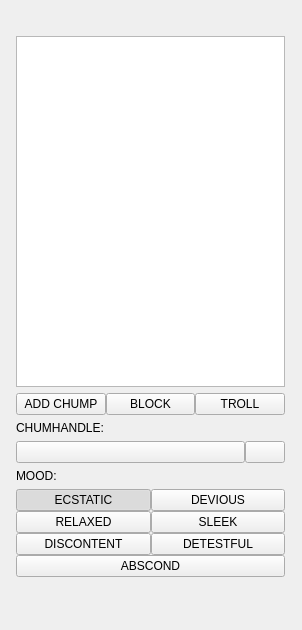
<?xml version="1.0" encoding="UTF-8"?>
<ui version="4.0">
 <class>MainWindow</class>
 <widget class="QMainWindow" name="MainWindow">
  <property name="geometry">
   <rect>
    <x>0</x>
    <y>0</y>
    <width>302</width>
    <height>630</height>
   </rect>
  </property>
  <property name="windowTitle">
   <string>MainWindow</string>
  </property>
  <property name="whatsThis">
   <string extracomment="mood"/>
  </property>
  <widget class="QWidget" name="centralwidget">
   <widget class="QWidget" name="verticalLayoutWidget">
    <property name="geometry">
     <rect>
      <x>0</x>
      <y>0</y>
      <width>301</width>
      <height>581</height>
     </rect>
    </property>
    <layout class="QVBoxLayout" name="verticalLayout">
     <property name="leftMargin">
      <number>16</number>
     </property>
     <property name="topMargin">
      <number>16</number>
     </property>
     <property name="rightMargin">
      <number>16</number>
     </property>
     <property name="bottomMargin">
      <number>4</number>
     </property>
     <item>
      <widget class="QLabel" name="appLabel">
       <property name="text">
        <string/>
       </property>
       <property name="alignment">
        <set>Qt::AlignCenter</set>
       </property>
      </widget>
     </item>
     <item>
      <widget class="QTreeView" name="chumsTree"/>
     </item>
     <item>
      <layout class="QHBoxLayout" name="friendButtons">
       <property name="spacing">
        <number>0</number>
       </property>
       <item>
        <widget class="QPushButton" name="addChumButton">
         <property name="text">
          <string>ADD CHUMP</string>
         </property>
        </widget>
       </item>
       <item>
        <widget class="QPushButton" name="blockButton">
         <property name="text">
          <string>BLOCK</string>
         </property>
        </widget>
       </item>
       <item>
        <widget class="QPushButton" name="pesterButton">
         <property name="text">
          <string>TROLL</string>
         </property>
        </widget>
       </item>
      </layout>
     </item>
     <item>
      <widget class="QLabel" name="handleLabel">
       <property name="text">
        <string>CHUMHANDLE:</string>
       </property>
      </widget>
     </item>
     <item>
      <layout class="QGridLayout" name="gridLayout_2">
       <property name="spacing">
        <number>0</number>
       </property>
       <item row="0" column="1">
        <widget class="QPushButton" name="colorButton">
         <property name="sizePolicy">
          <sizepolicy hsizetype="Maximum" vsizetype="Maximum">
           <horstretch>0</horstretch>
           <verstretch>0</verstretch>
          </sizepolicy>
         </property>
         <property name="text">
          <string/>
         </property>
         <property name="checkable">
          <bool>false</bool>
         </property>
        </widget>
       </item>
       <item row="0" column="0">
        <widget class="QPushButton" name="nameButton">
         <property name="sizePolicy">
          <sizepolicy hsizetype="Expanding" vsizetype="Maximum">
           <horstretch>3</horstretch>
           <verstretch>0</verstretch>
          </sizepolicy>
         </property>
         <property name="text">
          <string/>
         </property>
        </widget>
       </item>
      </layout>
     </item>
     <item>
      <widget class="QLabel" name="moodLabel">
       <property name="text">
        <string>MOOD:</string>
       </property>
      </widget>
     </item>
     <item>
      <layout class="QVBoxLayout" name="verticalLayout_2">
       <property name="spacing">
        <number>0</number>
       </property>
       <property name="bottomMargin">
        <number>0</number>
       </property>
       <item>
        <layout class="QGridLayout" name="gridLayout">
         <property name="spacing">
          <number>0</number>
         </property>
         <item row="0" column="0">
          <widget class="QPushButton" name="moodButton7">
           <property name="whatsThis">
            <string extracomment="mood"/>
           </property>
           <property name="text">
            <string>ECSTATIC</string>
           </property>
           <property name="checkable">
            <bool>true</bool>
           </property>
           <property name="checked">
            <bool>true</bool>
           </property>
          </widget>
         </item>
         <item row="2" column="0">
          <widget class="QPushButton" name="moodButton9">
           <property name="whatsThis">
            <string extracomment="mood"/>
           </property>
           <property name="text">
            <string>DISCONTENT</string>
           </property>
           <property name="checkable">
            <bool>true</bool>
           </property>
          </widget>
         </item>
         <item row="0" column="1">
          <widget class="QPushButton" name="moodButton10">
           <property name="whatsThis">
            <string extracomment="mood"/>
           </property>
           <property name="text">
            <string>DEVIOUS</string>
           </property>
           <property name="checkable">
            <bool>true</bool>
           </property>
          </widget>
         </item>
         <item row="2" column="1">
          <widget class="QPushButton" name="moodButton12">
           <property name="whatsThis">
            <string extracomment="mood"/>
           </property>
           <property name="text">
            <string>DETESTFUL</string>
           </property>
           <property name="checkable">
            <bool>true</bool>
           </property>
          </widget>
         </item>
         <item row="1" column="0">
          <widget class="QPushButton" name="moodButton8">
           <property name="whatsThis">
            <string extracomment="mood"/>
           </property>
           <property name="text">
            <string>RELAXED</string>
           </property>
           <property name="checkable">
            <bool>true</bool>
           </property>
           <property name="checked">
            <bool>false</bool>
           </property>
          </widget>
         </item>
         <item row="1" column="1">
          <widget class="QPushButton" name="moodButton11">
           <property name="whatsThis">
            <string extracomment="mood"/>
           </property>
           <property name="text">
            <string>SLEEK</string>
           </property>
           <property name="checkable">
            <bool>true</bool>
           </property>
          </widget>
         </item>
        </layout>
       </item>
       <item>
        <widget class="QPushButton" name="moodButton2">
         <property name="whatsThis">
          <string extracomment="mood"/>
         </property>
         <property name="accessibleName">
          <string/>
         </property>
         <property name="text">
          <string>ABSCOND</string>
         </property>
         <property name="checkable">
          <bool>true</bool>
         </property>
        </widget>
       </item>
      </layout>
     </item>
    </layout>
   </widget>
  </widget>
  <widget class="QMenuBar" name="menubar">
   <property name="geometry">
    <rect>
     <x>0</x>
     <y>0</y>
     <width>302</width>
     <height>21</height>
    </rect>
   </property>
  </widget>
 </widget>
 <resources/>
 <connections/>
</ui>
